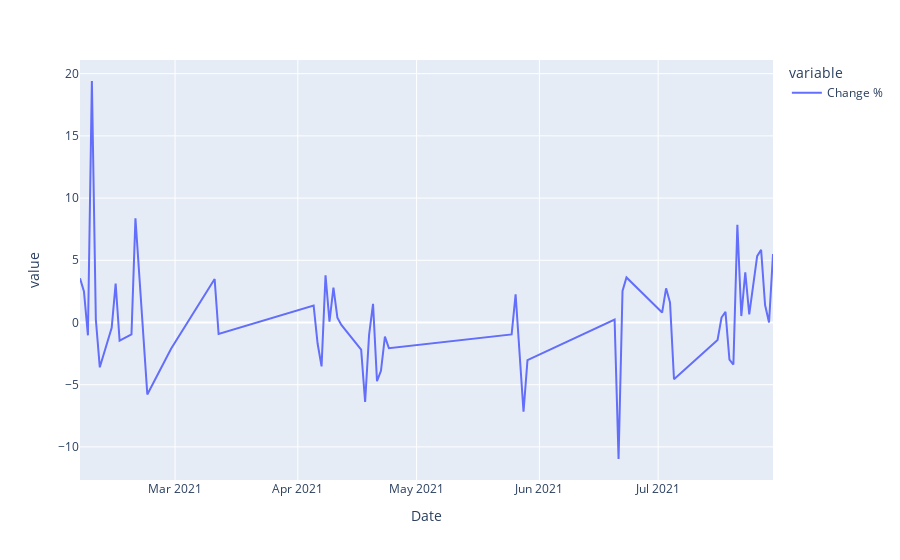

Here is the notebook cell this chart was saved with:
### Code cell
(dfnew.groupby('Date')['Change %'].mean()).plot(kind='line')
